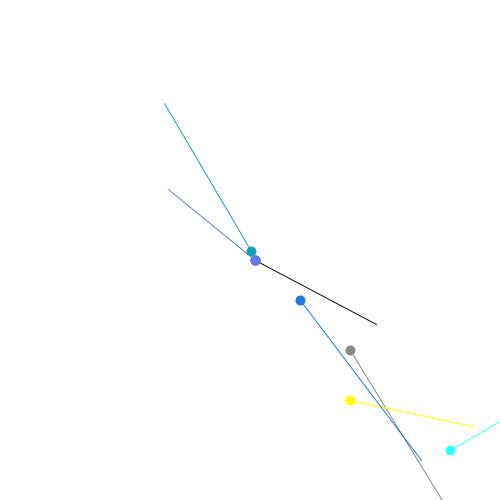
Frame 1 (no input)
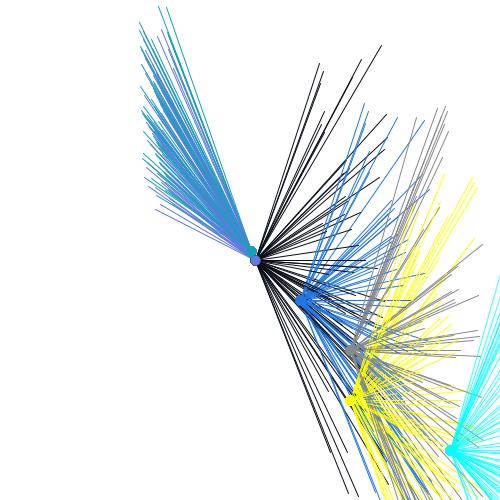
Frame 60 (the mouse pressed at the canvas centre just before this capture)
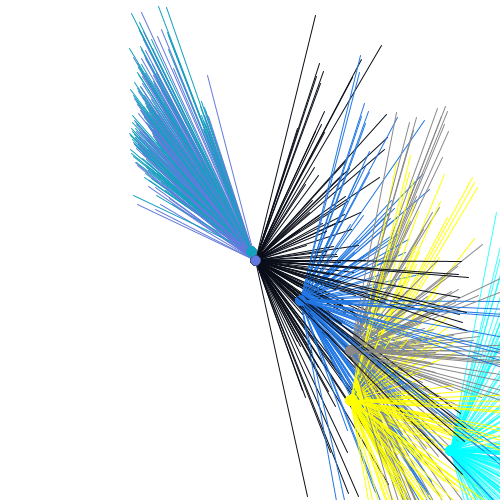
Frame 120 (the mouse held since frame 60 and released just before this capture)

The Processing sketch that drew these frames (run headless with seeded random() and noise(); from frame 60 on, the mouse is pressed at the canvas centre):

// Processing sketch: processing_119107
// ── processing_119107.pde

/*
Lines around a point
*/


// Starting point coordinates
int x1 = 250;
int y1 = 250;

void setup() {
  size(500, 500);
  background(255);
 
}

void draw() {
  
   pushMatrix();
  translate(100, 100);
   stroke(137);
  strokeWeight(10);
  // Draw center point
  point(x1,y1);
  // Set strokeweight for draw()
  strokeWeight(1);
  // Increase randomness
  randomSeed(millis());
  // Each draw() draws a line with starting point x1,y1
  // and random end point
  line(x1,y1,random(0,500),random(0,500));
  popMatrix();
  
   pushMatrix();
  translate(200, 200);
   stroke(0,255,255,200);
  strokeWeight(10);
  // Draw center point
  point(x1,y1);
  // Set strokeweight for draw()
  strokeWeight(1);
  // Increase randomness
  randomSeed(millis());
  // Each draw() draws a line with starting point x1,y1
  // and random end point
  line(x1,y1,random(0,500),random(0,500));
  popMatrix();
  
     pushMatrix();
  translate(100, 150);
   stroke(255,255,0);
  strokeWeight(10);
  // Draw center point
  point(x1,y1);
  // Set strokeweight for draw()
  strokeWeight(1);
  // Increase randomness
  randomSeed(millis());
  // Each draw() draws a line with starting point x1,y1
  // and random end point
  line(x1,y1,random(0,500),random(0,500));
  popMatrix();
  
  
      pushMatrix();
  translate(50, 50);
   stroke(33,119,227);
  strokeWeight(10);
  // Draw center point
  point(x1,y1);
  // Set strokeweight for draw()
  strokeWeight(1);
  // Increase randomness
  randomSeed(millis());
  // Each draw() draws a line with starting point x1,y1
  // and random end point
  line(x1,y1,random(0,500),random(0,500));
  popMatrix();
  
   
      pushMatrix();
  translate(5, 10);
   stroke(9,13,23);
  strokeWeight(10);
  // Draw center point
  point(x1,y1);
  // Set strokeweight for draw()
  strokeWeight(1);
  // Increase randomness
  randomSeed(millis());
  // Each draw() draws a line with starting point x1,y1
  // and random end point
  line(x1,y1,random(0,500),random(0,500));
  popMatrix();
  
  
      pushMatrix();
  translate(5, 10);
   stroke(99,121,221);
  strokeWeight(10);
  // Draw center point
  point(x1,y1);
  // Set strokeweight for draw()
  strokeWeight(1);
  // Increase randomness
  randomSeed(millis());
  // Each draw() draws a line with starting point x1,y1
  // and random end point
  line(x1,y1,random(0,220),random(0,200));
  popMatrix();
  
       pushMatrix();
  translate(1, 1);
   stroke(19,161,189);
  strokeWeight(10);
  // Draw center point
  point(x1,y1);
  // Set strokeweight for draw()
  strokeWeight(1);
  // Increase randomness
  randomSeed(millis());
  // Each draw() draws a line with starting point x1,y1
  // and random end point
  line(x1,y1,random(0,220),random(0,200));
  popMatrix();
  
  
       pushMatrix();
  translate(50, 300);
   stroke(255);
  strokeWeight(5);
  // Draw center point
  point(x1,y1);
  // Set strokeweight for draw()
  strokeWeight(1);
  // Increase randomness
  randomSeed(millis());
  // Each draw() draws a line with starting point x1,y1
  // and random end point
  line(x1,y1,random(0,220),random(0,200));
  popMatrix();
  
  
  

}
